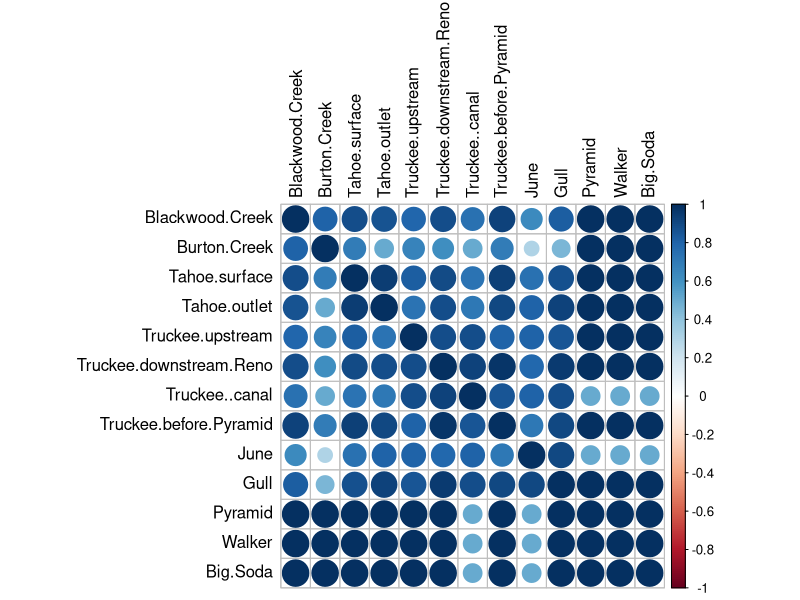

This chart was generated by the following R code: (Note: this script raises an error after producing the figure.)
#------------------------------------------
#This code performs correlation analysis to study relationship among different nutrients, study site
#land covers, and between land cover and observed nutrient concentrations.
#Then the most influential land cover types are then used to develop OLS model to predict nutrient 
#concentrations using land cover percentage  as explanatory variable
#-----------------------------------------

#Uploading measured concentrations
#Nutrient type = row name, site name = column name
Analyte_conc<-read.csv(file="Analyte_conc.csv",sep=",",row.names=1,header=T) 

#### CORRELATION ANALYSIS ####

#Hmisc contains many functions useful for data analysis, including correlation analysis
library("Hmisc")
#Library for ploting correlation analysis results
library(corrplot)
#Analyzing correlation patterns among studied nutrient analytes
#Spearman correlation coefficient was used as it could not be assumed that relationship among variables
#is linear. Spearman correlation coefficient evaluates monotonic relationship among variables, which is a better fit
#to evaluate a relationship between environemnatal variables.
rcor_vals_spear=rcorr(as.matrix(Analyte_conc),type = c("spearman"))
corrplot(rcor_vals_spear$r,tl.col="black")
rcor_vals_spear_IC_site=rcorr(as.matrix(IC_data),type = c("spearman"))
corrplot(rcor_vals_spear_IC_site$r,tl.col="black")
rcor_vals_spear_no_salty_lakes=rcorr(as.matrix(Analyte_conc[,1:10]),type = c("spearman"))
corrplot(rcor_vals_spear_no_salty_lakes$r,tl.col="black")

#Concentrations split by detection method
Hach_data=t(Analyte_conc[1:3,])
IC_data=t(Analyte_conc[4:8,1:10])
#analyzing study site correlations separately based on analysis method
rcor_vals_spear_hach=rcorr(as.matrix(Hach_data),type = c("spearman"))
corrplot(rcor_vals_spear_hach$r,tl.col="black")
rcor_vals_spear_IC=rcorr(as.matrix(IC_data),type = c("spearman"))
corrplot(rcor_vals_spear_IC$r,tl.col="black")

#Analyzing co-occurance patterns among analyte concentrations
Analyte_conc_t=t(Analyte_conc)
#Changing column names 
colnames(Analyte_conc_t)=c('Phospohorus (mg/L)','Ammonia (mg/L)','Potassium (mg/L)','Fluoride (mg/L)',
                           'Chloride (mg/L)','Nitrate (mg/L)','Phosphate (mg/L)','Sulphate (mg/L')
rcor_vals_spear_analytes=rcorr(as.matrix(Analyte_conc_t),type = c("spearman"))
corrplot(rcor_vals_spear_analytes$r,tl.col="black")

#Analyzing study site land cover correlations
Land_cover<-read.csv(file="Land_cover_field_course1.csv",sep=",",row.names=1,header=T) 
land_vals_spear=rcorr(as.matrix(Land_cover),type = c("spearman"))
corrplot(land_vals_spear$r,tl.col="black")

#Removing 2 sites that do not have land use data
Analyte_land_t=Analyte_conc_t[-c(3,9),]
Land_t=t(Land_cover)
#Another function that can be used to perform correlation analysis - cor
#It is more convenient to use when distict correlations between two sets are analyzed, as it does not report 
#correlation values for each dataset, but reports only correlations between two sets
cor_mat_clim_spear=cor(Analyte_land_t,Land_t,use="pairwise.complete.obs",method = c("spearman"))
corrplot(cor_mat_clim_spear,tl.col="black")

#Using rcorr function calculates correlation between two sets in addition to correlations among columns in two 
#analyzed datasets. 
rcor_vals_spear_analyte_land=rcorr(as.matrix(cbind(Analyte_land_t,Land_t)),type = c("spearman"))
corrplot(rcor_vals_spear_analyte_land$r,tl.col="black")
#Results using cor function are identical to values in the upper right quadrant produced using rcorr function
View(rcor_vals_spear_analyte_land$r)
View(cor_mat_clim_spear)

#### end ####
#------------------------------
#### MODELING ####
#Model for each nutrient is developed separately, as land cover influence on observed concentrations will vary 
#from compound to compound
#In total, 3 different linear models were created: nitrate, ammonia, sulphate

############  Nitrate Model

#Analyzing relationship between concnetrations and different land cover types
plot(Land_t[,4],Analyte_land_t[,6],pch=20,xlab=paste("Forested Land Cover %"),ylab=paste("Nitrate (mg/L)"))
#adding linear trend
abline(glm(Analyte_land_t[,6]~Land_t[,4]), col="blue",lwd=1,lty=2)

plot(Land_t[,2],Analyte_land_t[,6],pch=20,xlab=paste("Developed Land Cover %"),ylab=paste("Nitrate (mg/L)"))
abline(glm(Analyte_land_t[,6]~Land_t[,2]), col="blue",lwd=1,lty=2)

plot(Land_t[,5],Analyte_land_t[,6],pch=20,xlab=paste("Shrub Land Cover %"),ylab=paste("Nitrate (mg/L)"))
abline(glm(Analyte_land_t[,6]~Land_t[,5]), col="blue",lwd=1,lty=2)

plot(Land_t[,6],Analyte_land_t[,6],pch=20,xlab=paste("Herbaceous Land Cover %"),ylab=paste("Nitrate (mg/L)"))
abline(glm(Analyte_land_t[,6]~Land_t[,6]), col="blue",lwd=1,lty=2)

plot(Land_t[,7],Analyte_land_t[,6],pch=20,xlab=paste("Hay/Pasture Land Cover %"),ylab=paste("Nitrate (mg/L)"))
abline(glm(Analyte_land_t[,6]~Land_t[,7]), col="blue",lwd=1,lty=2)

plot(Land_t[,8],Analyte_land_t[,6],pch=20,xlab=paste("Cultivated Crops Land Cover %"),ylab=paste("Nitrate (mg/L)"))
abline(glm(Analyte_land_t[,6]~Land_t[,8]), col="blue",lwd=1,lty=2)

#Predictive OLS model for nitrate
#6 explanatory variables are used to predict nitrate concetrations in surface water:
#Forested, developed, shrub, herbaceous, hay/pasture, cultivated crops
Nitrate_model=lm(Analyte_land_t[,6]~Land_t[,4]+Land_t[,2]+Land_t[,5]+Land_t[,6]+Land_t[,7]+Land_t[,8])
summary(Nitrate_model)$r.squared
#Ploting results
plot(Analyte_land_t[1:8,6],Nitrate_model$fitted.values,pch=20,ylab=paste("Predicted Conc. (mg/L)"),xlab=paste("Nitrate (mg/L)"))
abline(glm(Nitrate_model$fitted.values~Analyte_land_t[1:8,6]), col="blue",lwd=1,lty=2)

############  Ammonia Model
plot(Land_t[,4],Analyte_land_t[,2],pch=20,xlab=paste("Forested Land Cover %"),ylab=paste("Ammonia (mg/L)"))
abline(glm(Analyte_land_t[,2]~Land_t[,4]), col="blue",lwd=1,lty=2)

plot(Land_t[,2],Analyte_land_t[,2],pch=20,xlab=paste("Developed Land Cover %"),ylab=paste("Ammonia (mg/L)"))
abline(glm(Analyte_land_t[,2]~Land_t[,2]), col="blue",lwd=1,lty=2)

plot(Land_t[,5],Analyte_land_t[,2],pch=20,xlab=paste("Shrub Land Cover %"),ylab=paste("Ammonia (mg/L)"))
abline(glm(Analyte_land_t[,2]~Land_t[,5]), col="blue",lwd=1,lty=2)

plot(Land_t[,6],Analyte_land_t[,2],pch=20,xlab=paste("Herbaceous Land Cover %"),ylab=paste("Ammonia (mg/L)"))
abline(glm(Analyte_land_t[,2]~Land_t[,6]), col="blue",lwd=1,lty=2)

plot(Land_t[,7],Analyte_land_t[,2],pch=20,xlab=paste("Hay/Pasture Land Cover %"),ylab=paste("Ammonia (mg/L)"))
abline(glm(Analyte_land_t[,2]~Land_t[,7]), col="blue",lwd=1,lty=2)

plot(Land_t[,8],Analyte_land_t[,2],pch=20,xlab=paste("Cultivated Crops Land Cover %"),ylab=paste("Ammonia (mg/L)"))
abline(glm(Analyte_land_t[,2]~Land_t[,8]), col="blue",lwd=1,lty=2)

Ammonia_model=lm(Analyte_land_t[,2]~Land_t[,4]+Land_t[,2]+Land_t[,5]+Land_t[,6]+Land_t[,7]+Land_t[,8])
summary(Ammonia_model)$r.squared
plot(Analyte_land_t[,2],Ammonia_model$fitted.values,pch=20,ylab=paste("Predicted Conc. (mg/L)"),xlab=paste("Ammonia (mg/L)"))
abline(glm(Ammonia_model$fitted.values~Analyte_land_t[,2]), col="blue",lwd=1,lty=2)

#Reducing number of explanatory variables. Only including variables that were identified as significant in the 
#model above
Ammonia_model2=lm(Analyte_land_t[,2]~Land_t[,2]+Land_t[,6]+Land_t[,8])
summary(Ammonia_model2)$r.squared
plot(Analyte_land_t[,2],Ammonia_model2$fitted.values,pch=20,ylab=paste("Predicted Conc. (mg/L)"),xlab=paste("Ammonia (mg/L)"))
abline(glm(Ammonia_model2$fitted.values~Analyte_land_t[,2]), col="blue",lwd=1,lty=2)

############ Sulphate Model
plot(Land_t[,4],Analyte_land_t[,8],pch=20,xlab=paste("Forested Land Cover %"),ylab=paste("Sulfate (mg/L)"))
abline(glm(Analyte_land_t[,8]~Land_t[,4]), col="blue",lwd=1,lty=2)

plot(Land_t[,2],Analyte_land_t[,8],pch=20,xlab=paste("Developed Land Cover %"),ylab=paste("Sulfate (mg/L)"))
abline(glm(Analyte_land_t[,8]~Land_t[,2]), col="blue",lwd=1,lty=2)

plot(Land_t[,5],Analyte_land_t[,8],pch=20,xlab=paste("Shrub Land Cover %"),ylab=paste("Sulfate (mg/L)"))
abline(glm(Analyte_land_t[,8]~Land_t[,5]), col="blue",lwd=1,lty=2)

plot(Land_t[,6],Analyte_land_t[,8],pch=20,xlab=paste("Herbaceous Land Cover %"),ylab=paste("Sulphate (mg/L)"))
abline(glm(Analyte_land_t[,8]~Land_t[,6]), col="blue",lwd=1,lty=2)

plot(Land_t[,7],Analyte_land_t[,8],pch=20,xlab=paste("Hay/Pasture Land Cover %"),ylab=paste("Sulphate (mg/L)"))
abline(glm(Analyte_land_t[,8]~Land_t[,7]), col="blue",lwd=1,lty=2)

plot(Land_t[,8],Analyte_land_t[,8],pch=20,xlab=paste("Cultivated Crops Land Cover %"),ylab=paste("Sulphate (mg/L)"))
abline(glm(Analyte_land_t[,8]~Land_t[,8]), col="blue",lwd=1,lty=2)

Suplhate_model=lm(Analyte_land_t[,8]~Land_t[,4]+Land_t[,2]+Land_t[,5]+Land_t[,6]+Land_t[,7]+Land_t[,8])
summary(Suplhate_model)$r.squared
plot(Analyte_land_t[1:8,8],Suplhate_model$fitted.values,pch=20,ylab=paste("Predicted Conc. (mg/L)"),xlab=paste("Sulfate (mg/L)"))
abline(glm(Suplhate_model$fitted.values~Analyte_land_t[1:8,8]), col="blue",lwd=1,lty=2)

#Simplified model
Sulphate_model2=lm(Analyte_land_t[,8]~Land_t[,4]+Land_t[,2]+Land_t[,5])
summary(Sulphate_model2)$r.squared
plot(Analyte_land_t[1:8,8],Sulphate_model2$fitted.values,pch=20,ylab=paste("Predicted Conc. (mg/L)"),xlab=paste("Sulfate (mg/L)"))
abline(glm(Sulphate_model2$fitted.values~Analyte_land_t[1:8,8]), col="blue",lwd=1,lty=2)
